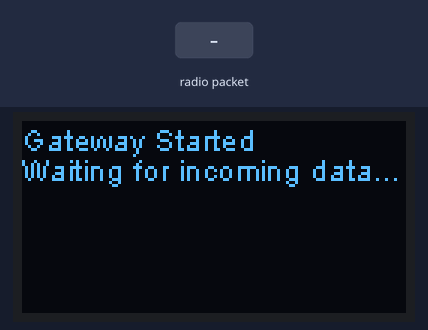
Simulated run of this program. Board: ESP32. On the bench: 128×64 one-colour display. The inputs (shaded band) are chosen by the test bench. WiFi joins after 1.5 s; servers stay silent unless stated; random numbers use the default seed unless the program sets one; no MQTT or app messages arrive unless stated; what the program prints to the serial monitor is not drawn.

Above: at 3.4 s.
At 5.5 s:
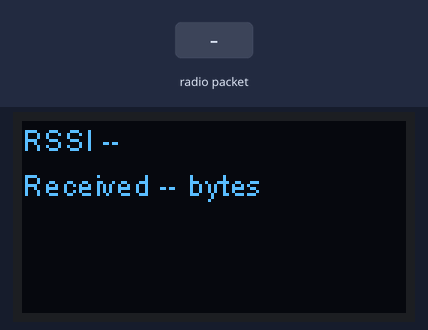
5.6 s: radio packet "1" arrives
At 6.8 s:
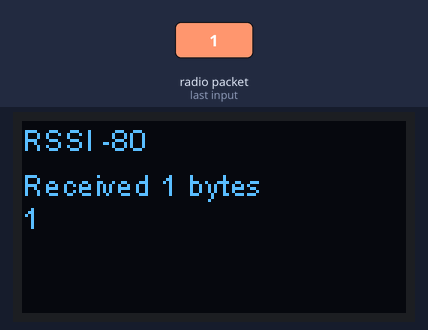
7.1 s: radio packet "0" arrives
At 8.5 s:
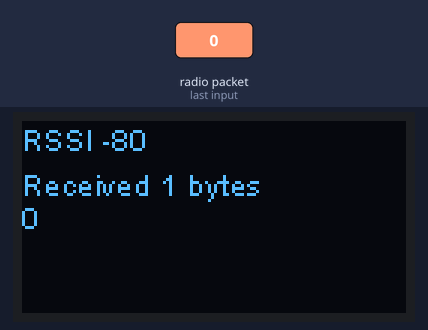
Timing chart, 0 to 10.1 s (numbered marks = the images above; inputs shaded):
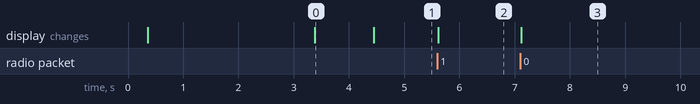

Measured:
- after the input at 5.6 s, the display: changes at once (image 2)
- after the input at 7.1 s, the display: changes at once (image 3)
- what the display in image 0 shows lasts 1.0 s, from 3.4 s to 4.4 s

The program:

main.cpp
```cpp
/* Author:        Hans Christian Diekmann
 * Last update:   04.05.2022
 * Initial start: 04.05.2022
 *
 * Function:
 * 1. Heltec LoRa ESP32 (V2) board, as a gateway can receive incoming LoRa messages.
 * 2. The incoming messages can be forwarded to a MQTT topic when a Wifi connection is established.
 *
 * Description:
 * 1. Only hardware layer communication (P2P), no LoRaWAN protocol;
 * 2. Communication with any other LoRa device possible, eg. ESP32 LoRa, STM32 LoRa, etc.
 *
 *
 * */

#include "Arduino.h"
#include "heltec.h"
#include <WiFi.h>
#include <PubSubClient.h>

#define BAND                      868E6  //you can set band here directly,e.g. 868E6,915E6

const char* ssid = "";
const char* password = "";
const char* MQTT_SERVER = "broker.mqtt-dashboard.com";
WiFiClient espClient;
PubSubClient client(espClient);

void DisplayData();

String rssi = "RSSI --";
String packSize = "--";
String rxPacket;

void LoRaSetup(){
  Heltec.begin(true /*DisplayEnable*/, true /*LoRaEnable*/, true /*SerialEnable*/,
               true /*PABOOST Enable*/, BAND /*BandFrequency*/);
  LoRa.setSpreadingFactor(8);
  LoRa.setSignalBandwidth(125E3); // 125kHz
  LoRa.setCodingRate4(4);
  LoRa.setSyncWord(0x12);   //0x34
  LoRa.setPreambleLength(8);

  Heltec.display->init();
  Heltec.display->flipScreenVertically();
  Heltec.display->setFont(ArialMT_Plain_10);
  delay(1500);
  Heltec.display->clear();
}

void cbk(int packetSize) {
  rxPacket ="";
  packSize = String(packetSize,DEC);
  for (int i = 0; i < packetSize; i++) { rxPacket += (char) LoRa.read(); }
  client.publish("ESP32LoRaGPS", rxPacket.c_str());
  rssi = "RSSI " + String(LoRa.packetRssi(), DEC) ;
}

void setup_wifi() {
  delay(10);
  Serial.println();
  Serial.print("Connecting to ");
  Serial.println(ssid);
  WiFi.mode(WIFI_STA);
  WiFi.begin(ssid, password);

  while (WiFi.status() != WL_CONNECTED) {
    delay(500);
    Serial.print(".");
  }
  randomSeed(micros());
  Serial.println("");
  Serial.println("WiFi connected");
  Serial.println("IP address: ");
  Serial.println(WiFi.localIP());
}

void reconnect() {
  // Loop until we're reconnected
  while (!client.connected()) {
    Serial.print("Attempting MQTT connection...");
    // Create a random client ID
    String clientId = "ESP32Client-";
    clientId += String(random(0xffff), HEX);
    // Attempt to connect
    if (client.connect(clientId.c_str())) {
      Serial.println("Connected");
      client.subscribe("ESP32LoRaReceiver", 0);
    } else {
      Serial.print("Failed, rc=");
      Serial.print(client.state());
      Serial.println(" try again in 5 seconds");
      // Wait 5 seconds before retrying
      delay(5000);
    }
  }
}

void MQTTcallback(char* topic, byte* payload, unsigned int length) {
  Serial.print("Message arrived [");
  Serial.print(topic);
  Serial.print("] ");
  for (int i = 0; i < length; i++) {
    Serial.print((char)payload[i]);
  }
  Serial.println();
}

void DisplayData() {
  Heltec.display->clear();
  Heltec.display->setTextAlignment(TEXT_ALIGN_LEFT);
  Heltec.display->setFont(ArialMT_Plain_10);
  Heltec.display->drawString(0 , 15 , "Received "+ packSize + " bytes");
  Heltec.display->drawStringMaxWidth(0 , 26 , 128, rxPacket);
  Heltec.display->drawString(0, 0, rssi);
  Heltec.display->display();
}

void setup() {
  LoRaSetup();
  setup_wifi();
  client.setServer(MQTT_SERVER, 1883);
  client.setCallback(MQTTcallback);

  Heltec.display->drawString(0, 0, "Gateway Started");
  Heltec.display->drawString(0, 10, "Waiting for incoming data...");
  Heltec.display->display();
  delay(1000);
  LoRa.receive();
}

void loop() {
  client.loop();
    if (!client.connected()) {
    reconnect();
  }

  int packetSize = LoRa.parsePacket();
  if (packetSize) { cbk(packetSize);  }
  DisplayData();
  delay(10);
}
```
